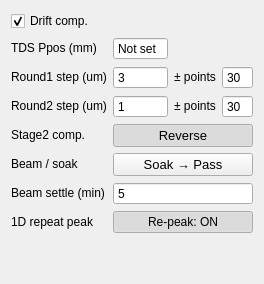
              <widget class="QWidget" name="peakSearchTab">
               <attribute name="title">
                <string>Peak search</string>
               </attribute>
               <layout class="QGridLayout" name="psGrid" columnstretch="0,1,0,1">
                <item row="0" column="0" colspan="2">
                 <widget class="QCheckBox" name="driftComp">
                  <property name="sizePolicy">
                   <sizepolicy hsizetype="Expanding" vsizetype="Fixed">
                    <horstretch>0</horstretch>
                    <verstretch>0</verstretch>
                   </sizepolicy>
                  </property>
                  <property name="toolTip">
                   <string>&lt;html&gt;&lt;head/&gt;&lt;body&gt;&lt;p&gt;&lt;b&gt;Drift comp.&lt;/b&gt;&lt;/p&gt;&lt;p&gt;ON: search before acquisition in every scan mode.&lt;br/&gt;
With ScanT on, search at each temperature point.&lt;br/&gt;
Temperature control is not required.&lt;br/&gt;
Fixed Stage1 in 1D_THz follows the found peak.&lt;br/&gt;
Other scans keep their window offset from the peak.&lt;br/&gt;
Stage2 compensates the actual Stage1 correction.&lt;br/&gt;
OFF: disable both initial and repeat peak searches.&lt;/p&gt;&lt;/body&gt;&lt;/html&gt;</string>
                  </property>
                  <property name="text">
                   <string>Drift comp.</string>
                  </property>
                  <property name="checked">
                   <bool>true</bool>
                  </property>
                  <property name="mytype" stdset="0">
                   <string>checkbox</string>
                  </property>
                 </widget>
                </item>
                <item row="1" column="0">
                 <widget class="QLabel" name="psLabel_Ppos">
                  <property name="sizePolicy">
                   <sizepolicy hsizetype="Preferred" vsizetype="Fixed">
                    <horstretch>0</horstretch>
                    <verstretch>0</verstretch>
                   </sizepolicy>
                  </property>
                  <property name="toolTip">
                   <string>&lt;html&gt;&lt;head/&gt;&lt;body&gt;&lt;p&gt;&lt;b&gt;TDS Ppos (mm)&lt;/b&gt;&lt;/p&gt;&lt;p&gt;Stage1 THz peak reference for the current setup.&lt;br/&gt;
Set it after aligning the THz signal.&lt;br/&gt;
Every successful search updates this reference.&lt;br/&gt;
Drift comp. requires this value even with ScanT off.&lt;br/&gt;
Fixed 1D_THz Stage1 follows the newly found peak.&lt;/p&gt;&lt;/body&gt;&lt;/html&gt;</string>
                  </property>
                  <property name="text">
                   <string>TDS Ppos (mm)</string>
                  </property>
                  <property name="mytype" stdset="0">
                   <string>label</string>
                  </property>
                 </widget>
                </item>
                <item row="1" column="1">
                 <widget class="QDoubleSpinBox" name="TDS_Ppos">
                  <property name="sizePolicy">
                   <sizepolicy hsizetype="Expanding" vsizetype="Fixed">
                    <horstretch>0</horstretch>
                    <verstretch>0</verstretch>
                   </sizepolicy>
                  </property>
                  <property name="toolTip">
                   <string>&lt;html&gt;&lt;head/&gt;&lt;body&gt;&lt;p&gt;&lt;b&gt;TDS Ppos (mm)&lt;/b&gt;&lt;/p&gt;&lt;p&gt;Stage1 THz peak reference for the current setup.&lt;br/&gt;
Set it after aligning the THz signal.&lt;br/&gt;
Every successful search updates this reference.&lt;br/&gt;
Drift comp. requires this value even with ScanT off.&lt;br/&gt;
Fixed 1D_THz Stage1 follows the newly found peak.&lt;/p&gt;&lt;/body&gt;&lt;/html&gt;</string>
                  </property>
                  <property name="buttonSymbols">
                   <enum>QAbstractSpinBox::ButtonSymbols::NoButtons</enum>
                  </property>
                  <property name="specialValueText">
                   <string>Not set</string>
                  </property>
                  <property name="decimals">
                   <number>3</number>
                  </property>
                  <property name="minimum">
                   <double>-1.000000000000000</double>
                  </property>
                  <property name="maximum">
                   <double>220.000000000000000</double>
                  </property>
                  <property name="value">
                   <double>-1.000000000000000</double>
                  </property>
                 </widget>
                </item>
                <item row="2" column="0">
                 <widget class="QLabel" name="psLabel_R1">
                  <property name="sizePolicy">
                   <sizepolicy hsizetype="Preferred" vsizetype="Fixed">
                    <horstretch>0</horstretch>
                    <verstretch>0</verstretch>
                   </sizepolicy>
                  </property>
                  <property name="toolTip">
                   <string>&lt;html&gt;&lt;head/&gt;&lt;body&gt;&lt;p&gt;&lt;span style=&quot; font-weight:700;&quot;&gt;Round 1 - coarse search&lt;/span&gt;&lt;/p&gt;&lt;p&gt;Step (um) and number of points on each side of TDS Ppos. Default 3 um x ±30 covers ±90 um.&lt;/p&gt;&lt;p&gt;Keep the step below the width of the THz peak, or the search can step over it. A maximum on the edge of this window counts as a failed search (the peak may have left the window).&lt;/p&gt;&lt;/body&gt;&lt;/html&gt;</string>
                  </property>
                  <property name="text">
                   <string>Round1 step (um)</string>
                  </property>
                  <property name="mytype" stdset="0">
                   <string>label</string>
                  </property>
                 </widget>
                </item>
                <item row="2" column="1">
                 <widget class="QSpinBox" name="R1_step">
                  <property name="sizePolicy">
                   <sizepolicy hsizetype="Expanding" vsizetype="Fixed">
                    <horstretch>0</horstretch>
                    <verstretch>0</verstretch>
                   </sizepolicy>
                  </property>
                  <property name="toolTip">
                   <string>&lt;html&gt;&lt;head/&gt;&lt;body&gt;&lt;p&gt;&lt;span style=&quot; font-weight:700;&quot;&gt;Round 1 - coarse search&lt;/span&gt;&lt;/p&gt;&lt;p&gt;Step (um) and number of points on each side of TDS Ppos. Default 3 um x ±30 covers ±90 um.&lt;/p&gt;&lt;p&gt;Keep the step below the width of the THz peak, or the search can step over it. A maximum on the edge of this window counts as a failed search (the peak may have left the window).&lt;/p&gt;&lt;/body&gt;&lt;/html&gt;</string>
                  </property>
                  <property name="buttonSymbols">
                   <enum>QAbstractSpinBox::ButtonSymbols::NoButtons</enum>
                  </property>
                  <property name="minimum">
                   <number>1</number>
                  </property>
                  <property name="maximum">
                   <number>1000</number>
                  </property>
                  <property name="value">
                   <number>3</number>
                  </property>
                 </widget>
                </item>
                <item row="2" column="2">
                 <widget class="QLabel" name="psLabel_R1pts">
                  <property name="sizePolicy">
                   <sizepolicy hsizetype="Preferred" vsizetype="Fixed">
                    <horstretch>0</horstretch>
                    <verstretch>0</verstretch>
                   </sizepolicy>
                  </property>
                  <property name="toolTip">
                   <string>&lt;html&gt;&lt;head/&gt;&lt;body&gt;&lt;p&gt;&lt;span style=&quot; font-weight:700;&quot;&gt;Round 1 - coarse search&lt;/span&gt;&lt;/p&gt;&lt;p&gt;Step (um) and number of points on each side of TDS Ppos. Default 3 um x ±30 covers ±90 um.&lt;/p&gt;&lt;p&gt;Keep the step below the width of the THz peak, or the search can step over it. A maximum on the edge of this window counts as a failed search (the peak may have left the window).&lt;/p&gt;&lt;/body&gt;&lt;/html&gt;</string>
                  </property>
                  <property name="text">
                   <string>± points</string>
                  </property>
                  <property name="mytype" stdset="0">
                   <string>label</string>
                  </property>
                 </widget>
                </item>
                <item row="2" column="3">
                 <widget class="QSpinBox" name="R1_pts">
                  <property name="sizePolicy">
                   <sizepolicy hsizetype="Expanding" vsizetype="Fixed">
                    <horstretch>0</horstretch>
                    <verstretch>0</verstretch>
                   </sizepolicy>
                  </property>
                  <property name="toolTip">
                   <string>&lt;html&gt;&lt;head/&gt;&lt;body&gt;&lt;p&gt;&lt;span style=&quot; font-weight:700;&quot;&gt;Round 1 - coarse search&lt;/span&gt;&lt;/p&gt;&lt;p&gt;Step (um) and number of points on each side of TDS Ppos. Default 3 um x ±30 covers ±90 um.&lt;/p&gt;&lt;p&gt;Keep the step below the width of the THz peak, or the search can step over it. A maximum on the edge of this window counts as a failed search (the peak may have left the window).&lt;/p&gt;&lt;/body&gt;&lt;/html&gt;</string>
                  </property>
                  <property name="buttonSymbols">
                   <enum>QAbstractSpinBox::ButtonSymbols::NoButtons</enum>
                  </property>
                  <property name="minimum">
                   <number>1</number>
                  </property>
                  <property name="maximum">
                   <number>500</number>
                  </property>
                  <property name="value">
                   <number>30</number>
                  </property>
                 </widget>
                </item>
                <item row="3" column="0">
                 <widget class="QLabel" name="psLabel_R2">
                  <property name="sizePolicy">
                   <sizepolicy hsizetype="Preferred" vsizetype="Fixed">
                    <horstretch>0</horstretch>
                    <verstretch>0</verstretch>
                   </sizepolicy>
                  </property>
                  <property name="toolTip">
                   <string>&lt;html&gt;&lt;head/&gt;&lt;body&gt;&lt;p&gt;&lt;span style=&quot; font-weight:700;&quot;&gt;Round 2 - fine search&lt;/span&gt;&lt;/p&gt;&lt;p&gt;Step (um) and number of points on each side of the Round 1 result. Default 1 um x ±30.&lt;/p&gt;&lt;/body&gt;&lt;/html&gt;</string>
                  </property>
                  <property name="text">
                   <string>Round2 step (um)</string>
                  </property>
                  <property name="mytype" stdset="0">
                   <string>label</string>
                  </property>
                 </widget>
                </item>
                <item row="3" column="1">
                 <widget class="QSpinBox" name="R2_step">
                  <property name="sizePolicy">
                   <sizepolicy hsizetype="Expanding" vsizetype="Fixed">
                    <horstretch>0</horstretch>
                    <verstretch>0</verstretch>
                   </sizepolicy>
                  </property>
                  <property name="toolTip">
                   <string>&lt;html&gt;&lt;head/&gt;&lt;body&gt;&lt;p&gt;&lt;span style=&quot; font-weight:700;&quot;&gt;Round 2 - fine search&lt;/span&gt;&lt;/p&gt;&lt;p&gt;Step (um) and number of points on each side of the Round 1 result. Default 1 um x ±30.&lt;/p&gt;&lt;/body&gt;&lt;/html&gt;</string>
                  </property>
                  <property name="buttonSymbols">
                   <enum>QAbstractSpinBox::ButtonSymbols::NoButtons</enum>
                  </property>
                  <property name="minimum">
                   <number>1</number>
                  </property>
                  <property name="maximum">
                   <number>1000</number>
                  </property>
                  <property name="value">
                   <number>1</number>
                  </property>
                 </widget>
                </item>
                <item row="3" column="2">
                 <widget class="QLabel" name="psLabel_R2pts">
                  <property name="sizePolicy">
                   <sizepolicy hsizetype="Preferred" vsizetype="Fixed">
                    <horstretch>0</horstretch>
                    <verstretch>0</verstretch>
                   </sizepolicy>
                  </property>
                  <property name="toolTip">
                   <string>&lt;html&gt;&lt;head/&gt;&lt;body&gt;&lt;p&gt;&lt;span style=&quot; font-weight:700;&quot;&gt;Round 2 - fine search&lt;/span&gt;&lt;/p&gt;&lt;p&gt;Step (um) and number of points on each side of the Round 1 result. Default 1 um x ±30.&lt;/p&gt;&lt;/body&gt;&lt;/html&gt;</string>
                  </property>
                  <property name="text">
                   <string>± points</string>
                  </property>
                  <property name="mytype" stdset="0">
                   <string>label</string>
                  </property>
                 </widget>
                </item>
                <item row="3" column="3">
                 <widget class="QSpinBox" name="R2_pts">
                  <property name="sizePolicy">
                   <sizepolicy hsizetype="Expanding" vsizetype="Fixed">
                    <horstretch>0</horstretch>
                    <verstretch>0</verstretch>
                   </sizepolicy>
                  </property>
                  <property name="toolTip">
                   <string>&lt;html&gt;&lt;head/&gt;&lt;body&gt;&lt;p&gt;&lt;span style=&quot; font-weight:700;&quot;&gt;Round 2 - fine search&lt;/span&gt;&lt;/p&gt;&lt;p&gt;Step (um) and number of points on each side of the Round 1 result. Default 1 um x ±30.&lt;/p&gt;&lt;/body&gt;&lt;/html&gt;</string>
                  </property>
                  <property name="buttonSymbols">
                   <enum>QAbstractSpinBox::ButtonSymbols::NoButtons</enum>
                  </property>
                  <property name="minimum">
                   <number>1</number>
                  </property>
                  <property name="maximum">
                   <number>500</number>
                  </property>
                  <property name="value">
                   <number>30</number>
                  </property>
                 </widget>
                </item>
                <item row="4" column="0">
                 <widget class="QLabel" name="psLabel_dir">
                  <property name="sizePolicy">
                   <sizepolicy hsizetype="Preferred" vsizetype="Fixed">
                    <horstretch>0</horstretch>
                    <verstretch>0</verstretch>
                   </sizepolicy>
                  </property>
                  <property name="toolTip">
                   <string>&lt;html&gt;&lt;head/&gt;&lt;body&gt;&lt;p&gt;&lt;b&gt;Stage2 compensation direction&lt;/b&gt;&lt;/p&gt;&lt;p&gt;Compensate the actual Stage1 position correction.&lt;br/&gt;
Reverse: Stage2 moves by the opposite amount.&lt;br/&gt;
Forward: Stage2 moves by the same signed amount.&lt;br/&gt;
Fixed 1D_THz also removes an old peak offset.&lt;/p&gt;&lt;/body&gt;&lt;/html&gt;</string>
                  </property>
                  <property name="text">
                   <string>Stage2 comp.</string>
                  </property>
                  <property name="mytype" stdset="0">
                   <string>label</string>
                  </property>
                 </widget>
                </item>
                <item row="4" column="1" colspan="3">
                 <widget class="QPushButton" name="stage2CompDir">
                  <property name="sizePolicy">
                   <sizepolicy hsizetype="Expanding" vsizetype="Fixed">
                    <horstretch>0</horstretch>
                    <verstretch>0</verstretch>
                   </sizepolicy>
                  </property>
                  <property name="maximumSize">
                   <size>
                    <width>16777215</width>
                    <height>32</height>
                   </size>
                  </property>
                  <property name="font">
                   <font>
                    <pointsize>10</pointsize>
                   </font>
                  </property>
                  <property name="toolTip">
                   <string>&lt;html&gt;&lt;head/&gt;&lt;body&gt;&lt;p&gt;&lt;b&gt;Stage2 compensation direction&lt;/b&gt;&lt;/p&gt;&lt;p&gt;Compensate the actual Stage1 position correction.&lt;br/&gt;
Reverse: Stage2 moves by the opposite amount.&lt;br/&gt;
Forward: Stage2 moves by the same signed amount.&lt;br/&gt;
Fixed 1D_THz also removes an old peak offset.&lt;/p&gt;&lt;/body&gt;&lt;/html&gt;</string>
                  </property>
                  <property name="text">
                   <string>Reverse</string>
                  </property>
                  <property name="checkable">
                   <bool>true</bool>
                  </property>
                  <property name="checked">
                   <bool>true</bool>
                  </property>
                  <property name="mytype" stdset="0">
                   <string>checkable_button</string>
                  </property>
                 </widget>
                </item>
                <item row="5" column="0">
                 <widget class="QLabel" name="psLabel_pass">
                  <property name="sizePolicy">
                   <sizepolicy hsizetype="Preferred" vsizetype="Fixed">
                    <horstretch>0</horstretch>
                    <verstretch>0</verstretch>
                   </sizepolicy>
                  </property>
                  <property name="toolTip">
                   <string>&lt;html&gt;&lt;head/&gt;&lt;body&gt;&lt;p&gt;&lt;span style=&quot; font-weight:700;&quot;&gt;Beam / soak order (AutoBlock only)&lt;/span&gt;&lt;/p&gt;&lt;p&gt;Pass → Soak: the beam is let through as soon as the temperature is stable, so the sample soak also absorbs the heating by the pump beam before the peak search.&lt;/p&gt;&lt;p&gt;Soak → Pass (default): the beam stays blocked through the soak and is then let through. Both orders add the full Beam settle wait after soak and beam pass, before peak search or measurement.&lt;/p&gt;&lt;p&gt;Only used when AutoBlock is on in a temperature scan.&lt;/p&gt;&lt;/body&gt;&lt;/html&gt;</string>
                  </property>
                  <property name="text">
                   <string>Beam / soak</string>
                  </property>
                  <property name="mytype" stdset="0">
                   <string>label</string>
                  </property>
                 </widget>
                </item>
                <item row="5" column="1" colspan="3">
                 <widget class="QPushButton" name="passOrder">
                  <property name="sizePolicy">
                   <sizepolicy hsizetype="Expanding" vsizetype="Fixed">
                    <horstretch>0</horstretch>
                    <verstretch>0</verstretch>
                   </sizepolicy>
                  </property>
                  <property name="maximumSize">
                   <size>
                    <width>16777215</width>
                    <height>32</height>
                   </size>
                  </property>
                  <property name="font">
                   <font>
                    <pointsize>10</pointsize>
                   </font>
                  </property>
                  <property name="toolTip">
                   <string>&lt;html&gt;&lt;head/&gt;&lt;body&gt;&lt;p&gt;&lt;span style=&quot; font-weight:700;&quot;&gt;Beam / soak order (AutoBlock only)&lt;/span&gt;&lt;/p&gt;&lt;p&gt;Pass → Soak: the beam is let through as soon as the temperature is stable, so the sample soak also absorbs the heating by the pump beam before the peak search.&lt;/p&gt;&lt;p&gt;Soak → Pass (default): the beam stays blocked through the soak and is then let through. Both orders add the full Beam settle wait after soak and beam pass, before peak search or measurement.&lt;/p&gt;&lt;p&gt;Only used when AutoBlock is on in a temperature scan.&lt;/p&gt;&lt;/body&gt;&lt;/html&gt;</string>
                  </property>
                  <property name="text">
                   <string>Soak → Pass</string>
                  </property>
                  <property name="checkable">
                   <bool>true</bool>
                  </property>
                  <property name="checked">
                   <bool>false</bool>
                  </property>
                  <property name="mytype" stdset="0">
                   <string>checkable_button</string>
                  </property>
                 </widget>
                </item>
                <item row="6" column="0">
                 <widget class="QLabel" name="psLabel_beamSettle">
                  <property name="sizePolicy">
                   <sizepolicy hsizetype="Preferred" vsizetype="Fixed">
                    <horstretch>0</horstretch>
                    <verstretch>0</verstretch>
                   </sizepolicy>
                  </property>
                  <property name="toolTip">
                   <string>&lt;html&gt;&lt;head/&gt;&lt;body&gt;&lt;p&gt;&lt;span style=&quot; font-weight:700;&quot;&gt;Extra beam settle time (minutes)&lt;/span&gt;&lt;/p&gt;&lt;p&gt;At each temperature point with AutoBlock on, wait this full additional time after the temperature has stabilized, the sample soak has finished and the beam is passing, before peak search or measurement. This lets heating by the pump beam settle.&lt;/p&gt;&lt;p&gt;Applies to both Pass → Soak and Soak → Pass, even with Drift comp. off. Default 5 min; 0 skips this extra wait. Stop interrupts the wait.&lt;/p&gt;&lt;/body&gt;&lt;/html&gt;</string>
                  </property>
                  <property name="text">
                   <string>Beam settle (min)</string>
                  </property>
                  <property name="mytype" stdset="0">
                   <string>label</string>
                  </property>
                 </widget>
                </item>
                <item row="6" column="1" colspan="3">
                 <widget class="QSpinBox" name="beamSettle">
                  <property name="sizePolicy">
                   <sizepolicy hsizetype="Expanding" vsizetype="Fixed">
                    <horstretch>0</horstretch>
                    <verstretch>0</verstretch>
                   </sizepolicy>
                  </property>
                  <property name="toolTip">
                   <string>&lt;html&gt;&lt;head/&gt;&lt;body&gt;&lt;p&gt;&lt;span style=&quot; font-weight:700;&quot;&gt;Extra beam settle time (minutes)&lt;/span&gt;&lt;/p&gt;&lt;p&gt;At each temperature point with AutoBlock on, wait this full additional time after the temperature has stabilized, the sample soak has finished and the beam is passing, before peak search or measurement. This lets heating by the pump beam settle.&lt;/p&gt;&lt;p&gt;Applies to both Pass → Soak and Soak → Pass, even with Drift comp. off. Default 5 min; 0 skips this extra wait. Stop interrupts the wait.&lt;/p&gt;&lt;/body&gt;&lt;/html&gt;</string>
                  </property>
                  <property name="buttonSymbols">
                   <enum>QAbstractSpinBox::ButtonSymbols::NoButtons</enum>
                  </property>
                  <property name="minimum">
                   <number>0</number>
                  </property>
                  <property name="maximum">
                   <number>1440</number>
                  </property>
                  <property name="value">
                   <number>5</number>
                  </property>
                 </widget>
                </item>
                <item row="7" column="0">
                 <widget class="QLabel" name="psLabel_repeatPeak">
                  <property name="sizePolicy">
                   <sizepolicy hsizetype="Preferred" vsizetype="Fixed">
                    <horstretch>0</horstretch>
                    <verstretch>0</verstretch>
                   </sizepolicy>
                  </property>
                  <property name="toolTip">
                   <string>&lt;html&gt;&lt;head/&gt;&lt;body&gt;&lt;p&gt;&lt;b&gt;1D repeat peak&lt;/b&gt;&lt;/p&gt;&lt;p&gt;ON: with Drift comp. on, search again before&lt;br/&gt;
Stage2 repeat 2, 3, etc. in 1D_THz.&lt;br/&gt;
Works with or without temperature scanning.&lt;br/&gt;
OFF: keep only the initial search for each scan&lt;br/&gt;
or temperature point. Other modes are unaffected.&lt;br/&gt;
Repeat searches do not repeat soak or beam waits.&lt;/p&gt;&lt;/body&gt;&lt;/html&gt;</string>
                  </property>
                  <property name="text">
                   <string>1D repeat peak</string>
                  </property>
                  <property name="mytype" stdset="0">
                   <string>label</string>
                  </property>
                 </widget>
                </item>
                <item row="7" column="1" colspan="3">
                 <widget class="QPushButton" name="repeatPeak">
                  <property name="sizePolicy">
                   <sizepolicy hsizetype="Expanding" vsizetype="Fixed">
                    <horstretch>0</horstretch>
                    <verstretch>0</verstretch>
                   </sizepolicy>
                  </property>
                  <property name="toolTip">
                   <string>&lt;html&gt;&lt;head/&gt;&lt;body&gt;&lt;p&gt;&lt;b&gt;1D repeat peak&lt;/b&gt;&lt;/p&gt;&lt;p&gt;ON: with Drift comp. on, search again before&lt;br/&gt;
Stage2 repeat 2, 3, etc. in 1D_THz.&lt;br/&gt;
Works with or without temperature scanning.&lt;br/&gt;
OFF: keep only the initial search for each scan&lt;br/&gt;
or temperature point. Other modes are unaffected.&lt;br/&gt;
Repeat searches do not repeat soak or beam waits.&lt;/p&gt;&lt;/body&gt;&lt;/html&gt;</string>
                  </property>
                  <property name="text">
                   <string>Re-peak: ON</string>
                  </property>
                  <property name="checkable">
                   <bool>true</bool>
                  </property>
                  <property name="checked">
                   <bool>true</bool>
                  </property>
                  <property name="mytype" stdset="0">
                   <string>checkable_button</string>
                  </property>
                 </widget>
                </item>
                <item row="8" column="0">
                 <spacer name="psVSpacer">
                  <property name="orientation">
                   <enum>Qt::Orientation::Vertical</enum>
                  </property>
                  <property name="sizeHint" stdset="0">
                   <size>
                    <width>20</width>
                    <height>40</height>
                   </size>
                  </property>
                 </spacer>
                </item>
               </layout>
              </widget>
